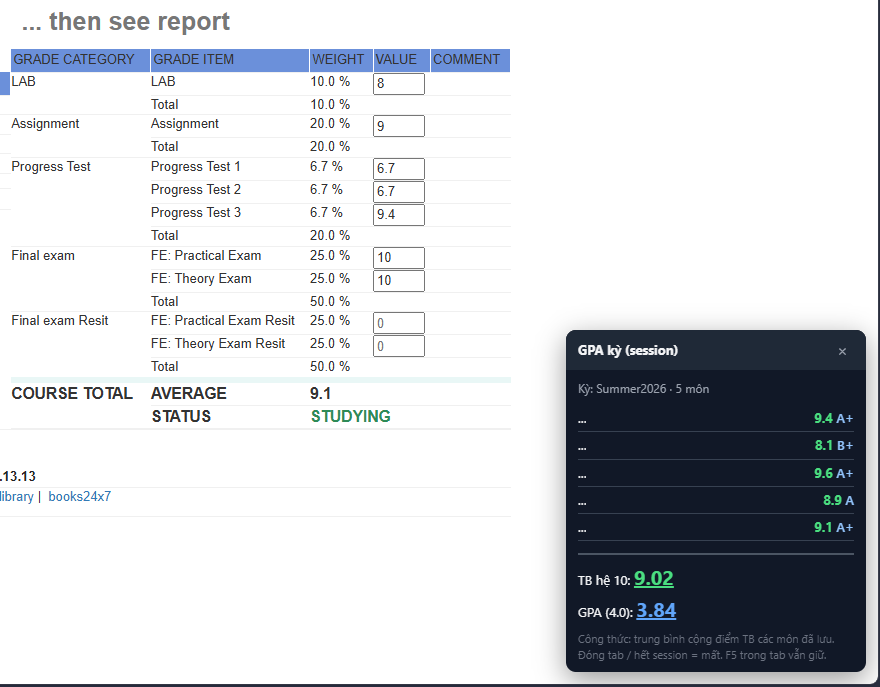
#> input picture assets/demo-screenshot-original.png, 880 x 687 px
$ python annotate_demo.py
#> lines starting #> are read from the running program, lines starting #| are printed output that depends on the picture
"""Annotate demo screenshot with callouts (exact Vietnamese text)."""
from __future__ import annotations

import math
from pathlib import Path

from PIL import Image, ImageDraw, ImageFont

ROOT = Path(__file__).resolve().parents[1]
SRC = ROOT / "assets" / "demo-screenshot-original.png"
OUT = ROOT / "assets" / "demo-screenshot.png"


def load_font(size: int, bold: bool = False) -> ImageFont.FreeTypeFont | ImageFont.ImageFont:
    names = (
        ["segoeuib.ttf", "arialbd.ttf"] if bold else ["segoeui.ttf", "arial.ttf", "tahoma.ttf", "calibri.ttf"]
    )
    windir = Path(r"C:\Windows\Fonts")
    for name in names:
        p = windir / name
        if p.exists():
            return ImageFont.truetype(str(p), size)
    return ImageFont.load_default()


def draw_arrow(draw: ImageDraw.ImageDraw, start, end, color, width=4, head=14) -> None:
    x0, y0 = start
    x1, y1 = end
    draw.line([x0, y0, x1, y1], fill=color, width=width)
    ang = math.atan2(y1 - y0, x1 - x0)
    p1 = (x1 - head * math.cos(ang - 0.45), y1 - head * math.sin(ang - 0.45))
    p2 = (x1 - head * math.cos(ang + 0.45), y1 - head * math.sin(ang + 0.45))
    draw.polygon([end, p1, p2], fill=color)


def rounded_label(draw, box, text, font, fill, outline, text_color, shadow=True) -> None:
    x0, y0, x1, y1 = box
    if shadow:
        draw.rounded_rectangle([x0 + 3, y0 + 4, x1 + 3, y1 + 4], radius=12, fill=(0, 0, 0, 55))
    draw.rounded_rectangle(box, radius=12, fill=fill, outline=outline, width=3)
    bbox = draw.multiline_textbbox((0, 0), text, font=font, spacing=4, align="center")
    tw, th = bbox[2] - bbox[0], bbox[3] - bbox[1]
    tx = x0 + (x1 - x0 - tw) // 2
    ty = y0 + (y1 - y0 - th) // 2
    draw.multiline_text((tx, ty), text, font=font, fill=text_color, spacing=4, align="center")


def main() -> None:
    im = Image.open(SRC).convert("RGBA")
#> im is the input picture: PIL image 880x687 RGBA; mean R, G, B, A 206.9, 209.2, 213, 255
    overlay = Image.new("RGBA", im.size, (0, 0, 0, 0))
#> overlay: PIL image 880x687 RGBA; every value is 0
    d = ImageDraw.Draw(overlay)

    f_body = load_font(16, bold=True)
    f_small = load_font(14, bold=True)

    # VALUE column region (approx for 880x687 capture)
    value_x = 448
    value_top = 68
    value_bot = 338
    bracket_x = value_x + 34

    # 1) Main callout → input boxes
    bubble1 = (505, 100, 760, 188)
    rounded_label(
        d,
        bubble1,
        "Gõ vào đây\nđể nhập điểm",
        f_body,
        fill=(15, 23, 42, 250),
        outline=(56, 189, 248, 255),
        text_color=(255, 255, 255, 255),
    )

    # Vertical bracket along Value column
    blue = (56, 189, 248, 235)
    d.line([(bracket_x, value_top), (bracket_x, value_bot)], fill=blue, width=4)
    d.line([(bracket_x - 12, value_top), (bracket_x, value_top)], fill=blue, width=4)
    d.line([(bracket_x - 12, value_bot), (bracket_x, value_bot)], fill=blue, width=4)

    mid_y = (bubble1[1] + bubble1[3]) // 2
    draw_arrow(d, (bubble1[0], mid_y), (bracket_x + 2, mid_y), (56, 189, 248, 255), width=5, head=16)

    for y in (78, 120, 165, 215, 265, 315):
        draw_arrow(d, (bracket_x, y), (value_x + 10, y), (56, 189, 248, 210), width=3, head=9)

    # 2) Average auto-calc — dưới STATUS, không đè chữ STUDYING
    bubble2 = (48, 455, 280, 520)
    rounded_label(
        d,
        bubble2,
        "Tự tính Average",
        f_small,
        fill=(6, 78, 59, 245),
        outline=(74, 222, 128, 255),
        text_color=(255, 255, 255, 255),
    )
    # Mũi tên chỉ vào số 9.1
    draw_arrow(d, (bubble2[0] + 120, bubble2[1] + 2), (268, 378), (74, 222, 128, 255), width=4, head=12)

    # 3) GPA panel — nhãn dưới panel, mũi tên lên
    bubble3 = (500, 620, 780, 678)
    # clamp if image shorter
    if bubble3[3] > im.size[1] - 4:
        dy = bubble3[3] - (im.size[1] - 8)
        bubble3 = (bubble3[0], bubble3[1] - dy, bubble3[2], bubble3[3] - dy)
    rounded_label(
        d,
        bubble3,
        "GPA cả kỳ (session)",
        f_small,
        fill=(30, 58, 138, 250),
        outline=(96, 165, 250, 255),
        text_color=(255, 255, 255, 255),
    )
    draw_arrow(
        d,
        ((bubble3[0] + bubble3[2]) // 2, bubble3[1] + 2),
        (740, 500),
        (96, 165, 250, 255),
        width=4,
        head=12,
    )

    out = Image.alpha_composite(im, overlay).convert("RGB")
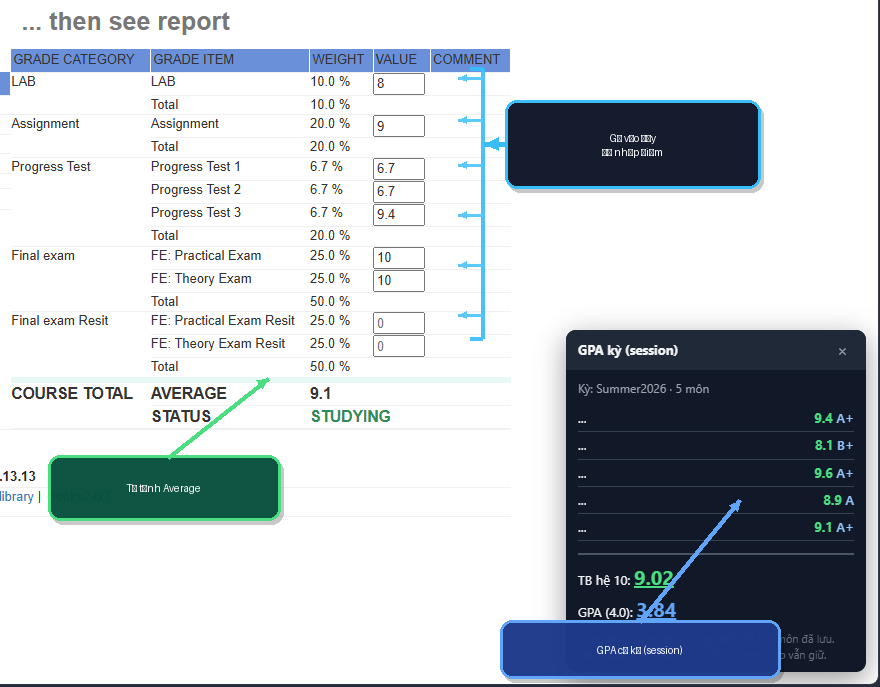
#> out: PIL image 880x687 RGB; mean R, G, B 190.4, 196.6, 202.5
    out.save(OUT, "PNG", optimize=True)
    print(f"Wrote {OUT} ({out.size[0]}x{out.size[1]})")
#| Wrote assets/demo-screenshot.png (880x687)


if __name__ == "__main__":
    main()
